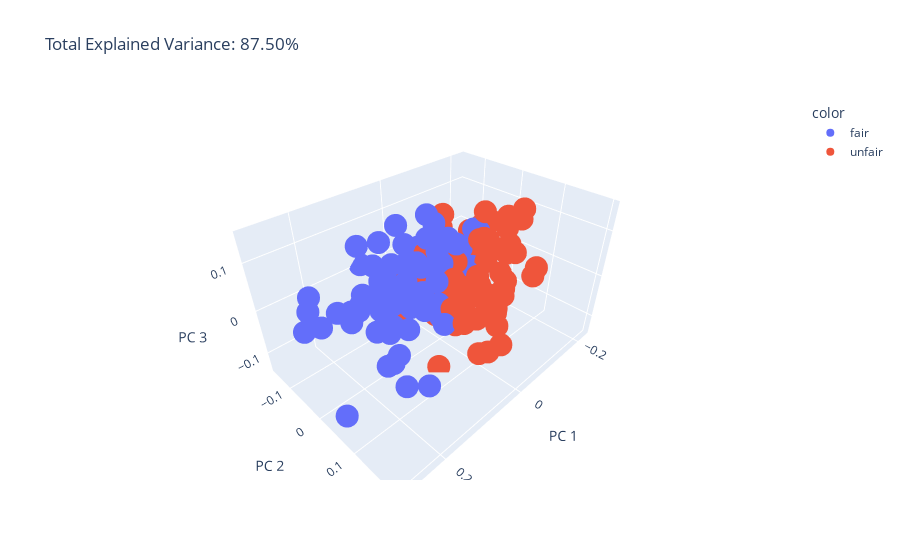

The code cell stored with this chart in its notebook:
### Code cell
# 3 PCA
import plotly.express as px
from sklearn.decomposition import PCA

df = combined_with_correct_label
X = df[['Benefit', 'Consequence','Harm','Emotion','Responsibility']]

pca = PCA(n_components=3)
components = pca.fit_transform(X)

total_var = pca.explained_variance_ratio_.sum() * 100

fig = px.scatter_3d(
    components, x=0, y=1, z=2, color=df['Evaluation'],
    title=f'Total Explained Variance: {total_var:.2f}%',
    labels={'0': 'PC 1', '1': 'PC 2', '2': 'PC 3'}
)
fig.show()
